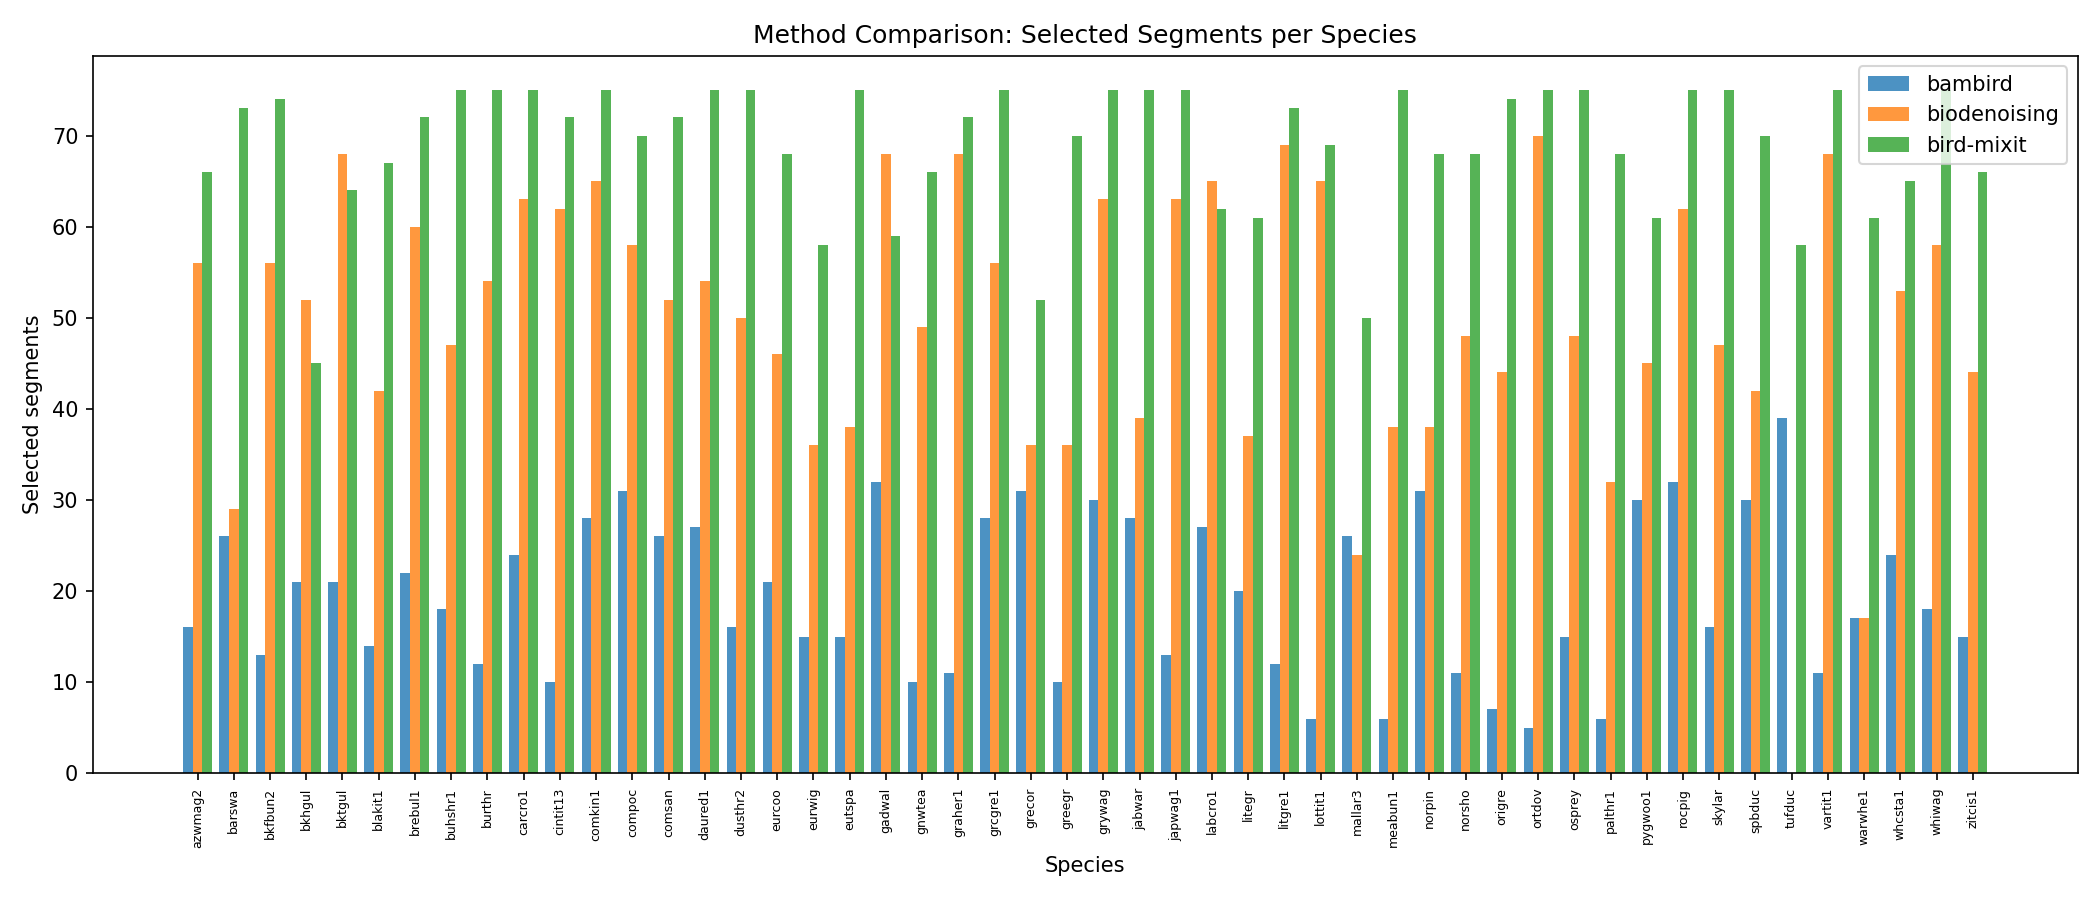

Recreate this plot in Python.
"""
Compare three segment extraction methods on focal bird recordings.

Methods:
  1. bambird-style: median clipping ROI + spectral features + DBSCAN
  2. biodenoising: Earth Species Project neural denoising + amplitude selection
  3. bird-mixit: Google source separation + channel selection

Subcommands:
  bambird       - Run bambird-style pipeline
  biodenoising  - Run neural denoising + amplitude-based selection
  bird-mixit    - Run source separation + channel selection
  compare       - Generate comparison summary and visualizations

Usage:
  python method_comparison.py bambird [--species CODE] [--limit N]
  python method_comparison.py biodenoising [--species CODE] [--limit N]
  python method_comparison.py bird-mixit [--species CODE] [--limit N]
  python method_comparison.py compare
"""

import argparse
import json
import os
import sys
import warnings
from pathlib import Path

import librosa
import numpy as np
import pandas as pd
import soundfile as sf

warnings.filterwarnings("ignore", category=FutureWarning)
warnings.filterwarnings("ignore", category=UserWarning)
warnings.filterwarnings("ignore", category=RuntimeWarning)

# ---------------------------------------------------------------------------
# Paths
# ---------------------------------------------------------------------------

STEP_DIR = Path(__file__).resolve().parent
NAS_BASE = Path("~/NAS/nasbi/ToriNET").expanduser()
SAMPLES_CSV = STEP_DIR / "test_samples.csv"
TEST_SAMPLES_DIR = NAS_BASE / "segments" / "test_samples"
BOUTS_DIR = NAS_BASE / "segments" / "test_samples_results_bouts"
TWEETYNET_DIR = NAS_BASE / "segments" / "test_samples_results_tweetynet"

# Output directories per method
BAMBIRD_DIR = NAS_BASE / "segments" / "method_bambird"
BIODENOISING_DIR = NAS_BASE / "segments" / "method_biodenoising"
BIRDMIXIT_DIR = NAS_BASE / "segments" / "method_birdmixit"

# Audio parameters
SR = 32000
HOP_LENGTH = 320
FRAME_DUR = HOP_LENGTH / SR

# Bird-MixIT model
MIXIT_MODEL_DIR = NAS_BASE / "models" / "bird_mixit" / "output_sources4"
MIXIT_SR = 22050


def load_metadata(species_filter=None):
    """Load test samples metadata."""
    df = pd.read_csv(SAMPLES_CSV)
    if species_filter:
        df = df[df["ebird_species_code"] == species_filter]
        if df.empty:
            print(f"ERROR: No recordings found for species '{species_filter}'")
            sys.exit(1)
    return df


def _get_bout_notes(species, safe_id):
    """Load notes from bout JSON."""
    bout_path = BOUTS_DIR / species / f"{safe_id}_bouts.json"
    if not bout_path.exists():
        return []
    with open(bout_path) as f:
        data = json.load(f)
    notes = []
    for bout in data["bouts"]:
        for onset, offset in bout["notes"]:
            notes.append((onset, offset))
    return notes


def _flush_print(msg):
    """Print with flush for nohup compatibility."""
    print(msg, flush=True)


# ===========================================================================
# Method 1: bambird-style (median clipping ROI + spectral features + DBSCAN)
# ===========================================================================


def _roi_spectral_features(y_roi, sr, n_fft=1024, hop=512):
    """Fast spectral features for a ROI audio segment.

    Returns 20-dim feature vector: MFCC(13 mean) + centroid + bandwidth +
    rolloff + flatness + log_dur + log_power + bandwidth_hz.
    """
    if len(y_roi) < n_fft:
        y_roi = np.pad(y_roi, (0, n_fft - len(y_roi)))

    S = librosa.feature.melspectrogram(
        y=y_roi, sr=sr, n_fft=n_fft, hop_length=hop, n_mels=64,
        fmin=150, fmax=min(sr // 2, 12000),
    )
    S_db = librosa.power_to_db(S + 1e-10, ref=np.max)

    mfcc = librosa.feature.mfcc(S=S_db, n_mfcc=13)
    mfcc_mean = np.mean(mfcc, axis=1)

    cent = float(np.mean(librosa.feature.spectral_centroid(S=S, sr=sr)))
    bw = float(np.mean(librosa.feature.spectral_bandwidth(S=S, sr=sr)))
    rolloff = float(np.mean(librosa.feature.spectral_rolloff(S=S, sr=sr)))
    flatness = float(np.mean(librosa.feature.spectral_flatness(S=S)))

    dur = len(y_roi) / sr
    power = float(np.sum(y_roi ** 2))

    return np.concatenate([
        mfcc_mean,                   # 13
        [cent / 10000],              # 1
        [bw / 10000],               # 1
        [rolloff / 10000],          # 1
        [flatness],                  # 1
        [np.log(max(dur, 0.01))],   # 1
        [np.log(max(power, 1e-10))], # 1
        [bw],                        # 1 (raw bandwidth)
    ]).astype(np.float32)            # total: 20


def _bambird_process_species(species, df_species, target_n=75, max_per_rec=5):
    """Process one species with bambird-style pipeline."""
    from scipy.ndimage import binary_closing, binary_opening, label as nd_label
    from sklearn.cluster import DBSCAN
    from sklearn.neighbors import NearestNeighbors
    from sklearn.preprocessing import StandardScaler

    all_rois_data = []
    all_features = []

    for _, row in df_species.iterrows():
        rec_id = row["recording_id"]
        safe_id = rec_id.replace(":", "_")
        audio_path = TEST_SAMPLES_DIR / species / Path(row["file_path"]).name
        if not audio_path.exists():
            continue

        try:
            y, fs = librosa.load(str(audio_path), sr=None)
        except Exception:
            continue

        # Compute spectrogram for ROI extraction
        n_fft_spec = 1024
        hop_spec = 512
        S = np.abs(librosa.stft(y, n_fft=n_fft_spec, hop_length=hop_spec)) ** 2
        S_db = 10 * np.log10(S + 1e-10)

        # Remove stationary background (median subtraction per freq bin)
        S_db_clean = S_db - np.median(S_db, axis=1, keepdims=True)
        S_db_clean = np.maximum(S_db_clean, 0)

        # Median clipping (Lasseck-style)
        row_med = np.median(S_db_clean, axis=1, keepdims=True)
        col_med = np.median(S_db_clean, axis=0, keepdims=True)
        row_med = np.where(row_med < 1e-6, 1e-6, row_med)
        col_med = np.where(col_med < 1e-6, 1e-6, col_med)
        mask = (S_db_clean > 3 * row_med) & (S_db_clean > 3 * col_med)

        # Morphological cleanup
        struct = np.ones((3, 3))
        mask = binary_closing(mask, structure=struct, iterations=1)
        mask = binary_opening(mask, structure=struct, iterations=1)

        labeled, n_rois = nd_label(mask)
        if n_rois == 0:
            continue

        # Time/freq conversion
        times = librosa.frames_to_time(
            np.arange(S.shape[1]), sr=fs, hop_length=hop_spec
        )
        freqs = librosa.fft_frequencies(sr=fs, n_fft=n_fft_spec)

        # Use find_objects for fast bounding box extraction
        from scipy.ndimage import find_objects
        slices = find_objects(labeled)

        # Pre-compute ROI sizes and filter
        roi_candidates = []
        for roi_id, sl in enumerate(slices, 1):
            if sl is None:
                continue
            freq_sl, time_sl = sl
            n_pixels = np.count_nonzero(labeled[sl] == roi_id)
            if n_pixels < 30:
                continue

            t_min = times[time_sl.start] if time_sl.start < len(times) else 0
            t_max = times[min(time_sl.stop - 1, len(times) - 1)]
            f_min = freqs[freq_sl.start] if freq_sl.start < len(freqs) else 0
            f_max = freqs[min(freq_sl.stop - 1, len(freqs) - 1)]

            dur = t_max - t_min
            if dur < 0.03 or dur > 10.0:
                continue
            if f_max - f_min < 200:
                continue

            start_samp = int(t_min * fs)
            end_samp = int(t_max * fs)
            y_roi = y[start_samp:end_samp]
            if len(y_roi) < 100:
                continue

            roi_power = float(np.sum(y_roi ** 2))
            roi_candidates.append((roi_power, t_min, t_max, f_min, f_max, y_roi))

        # Limit to top 300 ROIs by power per recording
        roi_candidates.sort(key=lambda x: x[0], reverse=True)
        for roi_power, t_min, t_max, f_min, f_max, y_roi in roi_candidates[:300]:
            try:
                feat_vec = _roi_spectral_features(y_roi, fs)
                if np.any(np.isnan(feat_vec)):
                    continue
            except Exception:
                continue

            all_features.append(feat_vec)
            all_rois_data.append({
                "species_code": species,
                "recording_id": rec_id,
                "safe_id": safe_id,
                "onset": round(t_min, 4),
                "offset": round(t_max, 4),
                "freq_min": round(f_min, 1),
                "freq_max": round(f_max, 1),
                "power": roi_power,
            })

    if len(all_features) < 10:
        _flush_print(f"  {species}: too few ROIs ({len(all_features)})")
        return pd.DataFrame()

    X = np.stack(all_features)
    X = np.nan_to_num(X, nan=0.0, posinf=0.0, neginf=0.0)

    scaler = StandardScaler()
    X_scaled = scaler.fit_transform(X)

    # k-NN eps estimation for DBSCAN
    k = min(10, len(X_scaled) - 1)
    nn = NearestNeighbors(n_neighbors=k)
    nn.fit(X_scaled)
    distances, _ = nn.kneighbors(X_scaled)
    k_dist = np.sort(distances[:, -1])
    eps = max(np.percentile(k_dist, 90), 0.5)

    clusterer = DBSCAN(eps=eps, min_samples=max(3, len(X_scaled) // 50))
    labels = clusterer.fit_predict(X_scaled)

    n_clusters = len(set(labels)) - (1 if -1 in labels else 0)
    n_noise = int((labels == -1).sum())
    _flush_print(
        f"  {species}: {len(X_scaled)} ROIs -> {n_clusters} clusters, "
        f"{n_noise} noise ({n_noise / len(X_scaled):.1%})"
    )

    rois_df = pd.DataFrame(all_rois_data)
    rois_df["cluster_id"] = labels

    # Select from largest cluster (= likely target species in focal recording)
    if n_clusters == 0:
        selected = rois_df.nlargest(min(target_n, len(rois_df)), "power")
    else:
        cluster_sizes = rois_df[rois_df["cluster_id"] >= 0]["cluster_id"].value_counts()
        largest = cluster_sizes.index[0]
        candidates = rois_df[rois_df["cluster_id"] == largest].copy()
        if len(candidates) >= target_n:
            selected = candidates.nlargest(target_n, "power")
        else:
            remaining = target_n - len(candidates)
            others = rois_df[
                (rois_df["cluster_id"] >= 0) & (rois_df["cluster_id"] != largest)
            ]
            supplement = others.nlargest(min(remaining, len(others)), "power")
            selected = pd.concat([candidates, supplement])

    # Recording diversity
    final = []
    rec_counts = {}
    for _, r in selected.sort_values("power", ascending=False).iterrows():
        rid = r["recording_id"]
        rec_counts.setdefault(rid, 0)
        if rec_counts[rid] < max_per_rec:
            final.append(r)
            rec_counts[rid] += 1

    selected = pd.DataFrame(final)
    selected["method"] = "bambird"
    return selected


def run_bambird(args):
    """Run bambird-style pipeline on all species."""
    df = load_metadata(args.species)
    species_codes = df["ebird_species_code"].unique()
    if args.limit:
        species_codes = species_codes[: args.limit]

    all_selected = []
    for species in sorted(species_codes):
        df_sp = df[df["ebird_species_code"] == species]
        _flush_print(f"Processing {species} ({len(df_sp)} recordings)...")
        selected = _bambird_process_species(species, df_sp)
        if len(selected) > 0:
            all_selected.append(selected)
            _export_segments(selected, df, BAMBIRD_DIR / species)

    if all_selected:
        result = pd.concat(all_selected, ignore_index=True)
        result.to_csv(STEP_DIR / "bambird_results.csv", index=False)
        _flush_print(f"\nbambird: {len(result)} segments -> bambird_results.csv")


# ===========================================================================
# Method 2: Biodenoising + amplitude selection
# ===========================================================================


def _biodenoising_process_species(
    species, df_species, model, model_sr, device, target_n=75, max_per_rec=5
):
    """Process one species with biodenoising."""
    import torch

    all_notes = []

    for _, row in df_species.iterrows():
        rec_id = row["recording_id"]
        safe_id = rec_id.replace(":", "_")
        audio_path = TEST_SAMPLES_DIR / species / Path(row["file_path"]).name
        if not audio_path.exists():
            continue

        notes = _get_bout_notes(species, safe_id)
        if not notes:
            continue

        # Load audio at model sample rate (16kHz)
        try:
            y_orig, _ = librosa.load(str(audio_path), sr=model_sr)
        except Exception:
            continue

        # Denoise
        try:
            with torch.no_grad():
                noisy = torch.tensor(
                    y_orig, dtype=torch.float32
                ).unsqueeze(0).unsqueeze(0).to(device)
                estimate = model(noisy)
                y_denoised = estimate.squeeze().cpu().numpy()
        except RuntimeError:
            # CUDA error fallback to CPU
            if device != "cpu":
                with torch.no_grad():
                    noisy = torch.tensor(
                        y_orig, dtype=torch.float32
                    ).unsqueeze(0).unsqueeze(0)
                    model_cpu = model.cpu()
                    estimate = model_cpu(noisy)
                    y_denoised = estimate.squeeze().numpy()
                    model.to(device)
            else:
                continue

        for ni, (onset, offset) in enumerate(notes):
            dur = offset - onset
            if dur < 0.05:
                continue

            start_dn = int(onset * model_sr)
            end_dn = int(offset * model_sr)
            note_denoised = y_denoised[start_dn:end_dn]
            note_orig = y_orig[start_dn:end_dn]

            if len(note_denoised) == 0 or len(note_orig) == 0:
                continue

            rms_denoised = float(np.sqrt(np.mean(note_denoised ** 2)) + 1e-10)
            rms_orig = float(np.sqrt(np.mean(note_orig ** 2)) + 1e-10)
            snr_improvement = 20 * np.log10(rms_denoised / rms_orig)

            all_notes.append({
                "species_code": species,
                "recording_id": rec_id,
                "safe_id": safe_id,
                "note_idx": ni,
                "onset": round(onset, 4),
                "offset": round(offset, 4),
                "rms_denoised": rms_denoised,
                "rms_original": rms_orig,
                "snr_improvement": round(snr_improvement, 2),
                "duration": round(dur, 4),
            })

    if not all_notes:
        return pd.DataFrame()

    notes_df = pd.DataFrame(all_notes)
    notes_df["rms_rank"] = notes_df.groupby("recording_id")["rms_denoised"].rank(
        pct=True
    )

    selected = notes_df.nlargest(min(target_n * 2, len(notes_df)), "rms_denoised")

    final = []
    rec_counts = {}
    for _, r in selected.sort_values("rms_denoised", ascending=False).iterrows():
        rid = r["recording_id"]
        rec_counts.setdefault(rid, 0)
        if rec_counts[rid] < max_per_rec:
            final.append(r)
            rec_counts[rid] += 1
        if len(final) >= target_n:
            break

    selected = pd.DataFrame(final)
    selected["method"] = "biodenoising"
    return selected


def run_biodenoising(args):
    """Run biodenoising pipeline on all species."""
    import torch
    from biodenoising.denoiser.pretrained import get_model

    class ModelArgs:
        biodenoising16k_dns48 = True
        dns48 = False
        dns64 = False
        master64 = False
        model_path = ""
        method = "biodenoising16k_dns48"

    # Try CUDA, fallback to CPU
    device = "cuda" if torch.cuda.is_available() else "cpu"
    model = get_model(ModelArgs()).to(device)
    model.eval()
    model_sr = model.sample_rate

    df = load_metadata(args.species)
    species_codes = df["ebird_species_code"].unique()
    if args.limit:
        species_codes = species_codes[: args.limit]

    all_selected = []
    for species in sorted(species_codes):
        df_sp = df[df["ebird_species_code"] == species]
        _flush_print(f"Processing {species} ({len(df_sp)} recordings)...")
        try:
            selected = _biodenoising_process_species(
                species, df_sp, model, model_sr, device
            )
        except Exception as e:
            _flush_print(f"  {species}: ERROR {e}")
            # Try CPU fallback for remaining species
            if device != "cpu":
                _flush_print("  Falling back to CPU...")
                device = "cpu"
                model = model.cpu()
                try:
                    selected = _biodenoising_process_species(
                        species, df_sp, model, model_sr, device
                    )
                except Exception as e2:
                    _flush_print(f"  {species}: CPU also failed: {e2}")
                    continue
            else:
                continue

        if len(selected) > 0:
            all_selected.append(selected)
            _export_segments(selected, df, BIODENOISING_DIR / species)
            _flush_print(
                f"  {species}: selected {len(selected)} notes "
                f"from {selected['recording_id'].nunique()} recordings"
            )

    if all_selected:
        result = pd.concat(all_selected, ignore_index=True)
        result.to_csv(STEP_DIR / "biodenoising_results.csv", index=False)
        _flush_print(
            f"\nbiodenoising: {len(result)} segments -> biodenoising_results.csv"
        )


# ===========================================================================
# Method 3: Bird-MixIT source separation
# ===========================================================================


def run_birdmixit(args):
    """Run Bird-MixIT pipeline on all species.

    Loads model once and processes all species sequentially.
    """
    import tensorflow as tf

    ckpt_path = MIXIT_MODEL_DIR / "model.ckpt-3223090"
    meta_path = str(MIXIT_MODEL_DIR / "inference.meta")
    if not Path(meta_path).exists():
        _flush_print(f"ERROR: Bird-MixIT model not found at {MIXIT_MODEL_DIR}")
        return

    os.environ["TF_CPP_MIN_LOG_LEVEL"] = "3"
    os.environ["CUDA_VISIBLE_DEVICES"] = "-1"
    tf.compat.v1.disable_v2_behavior()

    # Load model once
    graph = tf.Graph()
    with graph.as_default():
        saver = tf.compat.v1.train.import_meta_graph(meta_path)

    config = tf.compat.v1.ConfigProto(device_count={"GPU": 0})
    sess = tf.compat.v1.Session(graph=graph, config=config)
    saver.restore(sess, str(ckpt_path))

    input_tensor = graph.get_tensor_by_name("input_audio/receiver_audio:0")
    output_tensor = graph.get_tensor_by_name("denoised_waveforms:0")

    df = load_metadata(args.species)
    species_codes = df["ebird_species_code"].unique()
    if args.limit:
        species_codes = species_codes[: args.limit]

    all_selected = []
    for species in sorted(species_codes):
        df_sp = df[df["ebird_species_code"] == species]
        _flush_print(f"Processing {species} ({len(df_sp)} recordings)...")

        all_notes = []
        for _, row in df_sp.iterrows():
            rec_id = row["recording_id"]
            safe_id = rec_id.replace(":", "_")
            audio_path = TEST_SAMPLES_DIR / species / Path(row["file_path"]).name
            if not audio_path.exists():
                continue

            notes = _get_bout_notes(species, safe_id)
            if not notes:
                continue

            try:
                y_mixit, _ = librosa.load(str(audio_path), sr=MIXIT_SR, mono=True)
            except Exception:
                continue

            try:
                feed = {
                    input_tensor: y_mixit[np.newaxis, np.newaxis, :].astype(
                        np.float32
                    )
                }
                raw_output = sess.run(output_tensor, feed_dict=feed)
                sources = raw_output[0]  # (n_sources, samples)
            except Exception as e:
                _flush_print(f"    WARN: {safe_id}: {e}")
                continue

            n_sources = sources.shape[0]

            for ni, (onset, offset) in enumerate(notes):
                dur = offset - onset
                if dur < 0.05:
                    continue

                start_mx = int(onset * MIXIT_SR)
                end_mx = int(offset * MIXIT_SR)

                energies = []
                for src_idx in range(n_sources):
                    src_note = sources[src_idx, start_mx:end_mx]
                    if len(src_note) == 0:
                        energies.append(0.0)
                    else:
                        energies.append(float(np.sum(src_note ** 2)))

                total_energy = sum(energies) + 1e-10
                best_src = int(np.argmax(energies))
                purity = energies[best_src] / total_energy

                src_note = sources[best_src, start_mx:end_mx]
                rms_best = float(np.sqrt(np.mean(src_note ** 2)) + 1e-10)

                all_notes.append({
                    "species_code": species,
                    "recording_id": rec_id,
                    "safe_id": safe_id,
                    "note_idx": ni,
                    "onset": round(onset, 4),
                    "offset": round(offset, 4),
                    "best_source": best_src,
                    "purity": round(purity, 4),
                    "rms_best_source": rms_best,
                    "duration": round(dur, 4),
                })

        if not all_notes:
            continue

        notes_df = pd.DataFrame(all_notes)
        notes_df["rms_rank"] = notes_df.groupby("recording_id")[
            "rms_best_source"
        ].rank(pct=True)
        notes_df["score"] = notes_df["purity"] * notes_df["rms_rank"]

        target_n = 75
        max_per_rec = 5
        selected = notes_df.nlargest(min(target_n * 2, len(notes_df)), "score")

        final = []
        rec_counts = {}
        for _, r in selected.sort_values("score", ascending=False).iterrows():
            rid = r["recording_id"]
            rec_counts.setdefault(rid, 0)
            if rec_counts[rid] < max_per_rec:
                final.append(r)
                rec_counts[rid] += 1
            if len(final) >= target_n:
                break

        selected = pd.DataFrame(final)
        selected["method"] = "bird-mixit"

        if len(selected) > 0:
            all_selected.append(selected)
            _export_segments(selected, df, BIRDMIXIT_DIR / species)
            _flush_print(
                f"  {species}: selected {len(selected)} notes "
                f"from {selected['recording_id'].nunique()} recordings"
            )

    sess.close()

    if all_selected:
        result = pd.concat(all_selected, ignore_index=True)
        result.to_csv(STEP_DIR / "birdmixit_results.csv", index=False)
        _flush_print(
            f"\nbird-mixit: {len(result)} segments -> birdmixit_results.csv"
        )


# ===========================================================================
# Audio export (shared)
# ===========================================================================


def _export_segments(selected_df, samples_df, out_dir):
    """Export selected segments as WAV files."""
    out_dir.mkdir(parents=True, exist_ok=True)
    exported = 0

    for (species, rec_id), group in selected_df.groupby(
        ["species_code", "recording_id"]
    ):
        safe_id = rec_id.replace(":", "_")
        rec_row = samples_df[samples_df["recording_id"] == rec_id]
        if rec_row.empty:
            continue

        audio_path = (
            TEST_SAMPLES_DIR / species / Path(rec_row.iloc[0]["file_path"]).name
        )
        if not audio_path.exists():
            continue

        try:
            y, sr = librosa.load(str(audio_path), sr=None)
        except Exception:
            continue

        for _, seg in group.iterrows():
            onset = seg["onset"]
            offset = seg["offset"]
            start = int(onset * sr)
            end = int(offset * sr)
            y_seg = y[start:end]

            if len(y_seg) == 0:
                continue

            idx = seg.get("note_idx", exported)
            out_path = out_dir / f"{safe_id}_n{int(idx):03d}.wav"
            try:
                sf.write(str(out_path), y_seg, sr)
                exported += 1
            except Exception:
                pass

    return exported


# ===========================================================================
# Comparison summary
# ===========================================================================


def run_compare(args):
    """Generate comparison summary across all three methods."""
    import matplotlib

    matplotlib.use("Agg")
    import matplotlib.pyplot as plt

    methods = {
        "bambird": STEP_DIR / "bambird_results.csv",
        "biodenoising": STEP_DIR / "biodenoising_results.csv",
        "bird-mixit": STEP_DIR / "birdmixit_results.csv",
    }

    summaries = {}
    for name, path in methods.items():
        if path.exists():
            df_m = pd.read_csv(path)
            summaries[name] = {
                "total_segments": len(df_m),
                "n_species": df_m["species_code"].nunique(),
                "n_recordings": df_m["recording_id"].nunique(),
                "avg_per_species": len(df_m)
                / max(df_m["species_code"].nunique(), 1),
                "avg_duration": (df_m["offset"] - df_m["onset"]).mean()
                if "offset" in df_m.columns
                else 0,
                "df": df_m,
            }
            _flush_print(f"\n{name}:")
            _flush_print(f"  Total segments: {len(df_m)}")
            _flush_print(f"  Species: {df_m['species_code'].nunique()}")
            _flush_print(f"  Recordings used: {df_m['recording_id'].nunique()}")
            _flush_print(
                f"  Avg per species: "
                f"{len(df_m) / max(df_m['species_code'].nunique(), 1):.1f}"
            )
        else:
            _flush_print(f"\n{name}: no results (run '{name}' subcommand first)")

    if len(summaries) < 2:
        _flush_print("\nNeed at least 2 methods to compare.")
        return

    # Species overlap
    species_sets = {
        name: set(info["df"]["species_code"].unique())
        for name, info in summaries.items()
    }
    _flush_print("\n--- Species Coverage ---")
    for name, sset in species_sets.items():
        _flush_print(f"  {name}: {len(sset)} species")

    if len(species_sets) >= 2:
        names = list(species_sets.keys())
        common = species_sets[names[0]]
        for n in names[1:]:
            common = common & species_sets[n]
        _flush_print(f"  Common to all: {len(common)} species")

    # Per-species comparison chart
    fig, ax = plt.subplots(figsize=(14, 6))
    all_species = sorted(
        set().union(
            *[info["df"]["species_code"].unique() for info in summaries.values()]
        )
    )
    x = np.arange(len(all_species))
    width = 0.8 / len(summaries)

    for i, (name, info) in enumerate(summaries.items()):
        counts = info["df"].groupby("species_code").size()
        values = [counts.get(sp, 0) for sp in all_species]
        ax.bar(x + i * width, values, width, label=name, alpha=0.8)

    ax.set_xlabel("Species")
    ax.set_ylabel("Selected segments")
    ax.set_title("Method Comparison: Selected Segments per Species")
    ax.set_xticks(x + width * (len(summaries) - 1) / 2)
    ax.set_xticklabels(all_species, rotation=90, fontsize=6)
    ax.legend()
    fig.tight_layout()
    fig.savefig(STEP_DIR / "method_comparison.png", dpi=150)
    plt.close(fig)
    _flush_print(f"\nComparison chart -> {STEP_DIR / 'method_comparison.png'}")


# ===========================================================================
# CLI
# ===========================================================================


def main():
    parser = argparse.ArgumentParser(
        description="Compare segment extraction methods."
    )
    sub = parser.add_subparsers(dest="command", required=True)

    p_bam = sub.add_parser("bambird", help="ROI + spectral features + DBSCAN")
    p_bam.add_argument("--species", type=str, default=None)
    p_bam.add_argument("--limit", type=int, default=None)

    p_bio = sub.add_parser(
        "biodenoising", help="Neural denoising + amplitude selection"
    )
    p_bio.add_argument("--species", type=str, default=None)
    p_bio.add_argument("--limit", type=int, default=None)

    p_mix = sub.add_parser(
        "bird-mixit", help="Source separation + channel selection"
    )
    p_mix.add_argument("--species", type=str, default=None)
    p_mix.add_argument("--limit", type=int, default=None)

    sub.add_parser("compare", help="Generate comparison summary")

    args = parser.parse_args()

    if args.command == "bambird":
        run_bambird(args)
    elif args.command == "biodenoising":
        run_biodenoising(args)
    elif args.command == "bird-mixit":
        run_birdmixit(args)
    elif args.command == "compare":
        run_compare(args)


if __name__ == "__main__":
    main()
